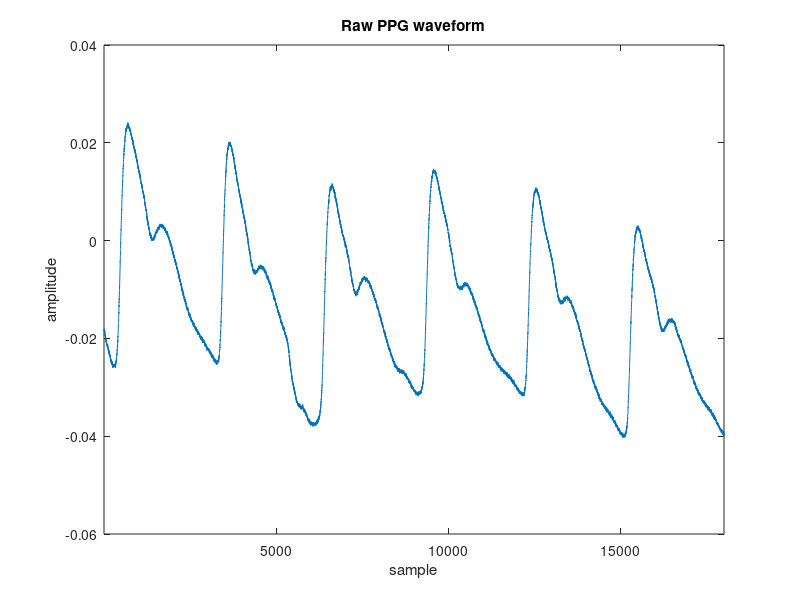

The MATLAB script that drew this image: (Note: this script raises an error after producing the figure.)
% this matlab code includes several different PPG filtering approaches.
% the code and idea are demonstrated in "Analysis: an optimal filter for
% short photoplethysmogram signals." Liang et al., 2018
clc; clear all; close all;

% read a ppg signal, this signal was collected by a optical PPG sensor from
% fingertip, the sampling rate is 4000Hz.
ppg = csvread('ppg_sample.csv');
fs = 4000; % sampling rate
figure; plot(ppg); xlim([1 length(ppg)]); title('Raw PPG waveform'); xlabel('sample'); ylabel('amplitude');

% as it can be observed this PPG signal is noisy, includes powerline noise,
% baseline wander...

% step1: remove powerline noise, design and apply a 60Hz notch filter to
% remove powerline noise.
d = designfilt('bandstopiir','FilterOrder',2, ...
               'HalfPowerFrequency1',59,'HalfPowerFrequency2',61, ...
               'DesignMethod','butter','SampleRate',fs);
ppg_60 = filtfilt(d,ppg);
figure; hold all; plot(ppg,'b'); plot(ppg_60,'r'); xlim([1 length(ppg)]); title('Raw PPG waveform & removed powerline noise'); xlabel('sample');
legend('raw signal','removed 60Hz');
% it can be observed that there were not too much powerline noise, as two
% signals are basically the same. But sometimes there will be very strong
% powerline noises (50/60Hz). So it is necessary to apply a notch filter
% before further denoising.

fn = fs/2; % Shannon sampling rate which is 1/2 sampling frequency

% just to clarify. In the following examples, the "order" decides the
% property of the filter, I will use order=4 for all examples. "fl" is the
% low cutoff frequency, "fh" is high cutoff frequency. As for ppg, I will
% use fl = 0.5Hz, fh = 10Hz.

% method 1: butterworth bandpass filter
% [A,B,C,D] = butter(order,[fl fh]/fn);
[a1,b1,c1,d1] = butter(4,[0.5 10]/fn);
[filter_sos1,g1] = ss2sos(a1,b1,c1,d1);
ppg_butter = filtfilt(filter_sos1,g1,ppg_60);

% method 2: Chebyshev type1 bandpass filter
% [A,B,C,D] = cheby1(order,0.1,[fl fh]/fn)
[a2,b2,c2,d2] = cheby1(4,0.1,[0.5 10]/fn);
[filter_sos2,g2] = ss2sos(a2,b2,c2,d2);
ppg_ch1 = filtfilt(filter_sos2,g2,ppg_60);

% method 3: Chebyshev type2 bandpass filter
% [A,B,C,D] = cheby2(order,20,[fl fh]/fn)
[a3,b3,c3,d3] = cheby2(4,20,[0.5 10]/fn);
[filter_sos3,g3] = ss2sos(a3,b3,c3,d3);
ppg_ch2 = filtfilt(filter_sos3,g3,ppg_60);

% method 4: Elliptic filter (ellip)
% [A,B,C,D] = ellip(order,0.1,30,[fl fh]/fn)
[a4,b4,c4,d4] = ellip(4,0.1,30,[0.5 10]/fn);
[filter_sos4,g4] = ss2sos(a4,b4,c4,d4);
ppg_elp = filtfilt(filter_sos4,g4,ppg_60);

% method 5: fir hamming
% d = fir1(order,[fl fh]/fn,'bandpass');
d1 = fir1(4,[0.5 10]/fn,'bandpass');
ppg_hm = filtfilt(d1,1,ppg_60);

% method 6: fir least square method
% d = designfilt('bandpassfir','FilterOrder',order,'StopbandFrequency1',fL-0.2,'PassbandFrequency1',fL,'PassbandFrequency2',fH,'StopbandFrequency2',fH+2,'DesignMethod','ls','SampleRate',sample_freq);
d2 = designfilt('bandpassfir','FilterOrder',2,'StopbandFrequency1',0.5-0.2,'PassbandFrequency1',0.5,...
               'PassbandFrequency2',10,'StopbandFrequency2',10+2,'DesignMethod','ls','SampleRate',fs);
ppg_ls = filtfilt(d2,ppg_60);

% method 7: signal smoothing
ppg_sm = smooth(ppg_60, 200); % smooth the signal with a 200 samples window

% method 8: median filter
ppg_md = medfilt1(ppg_60, 200); % median filter with a window size of 200 samples, this can be adjusted 

% method 9: wavelet method
ppg_wav = wden(ppg_60,'modwtsqtwolog','s','mln',4,'db2');

% visualize the results
figure; set(gcf,'Position',[100 100 2000 800]);
subplot(3,3,1); hold all; plot(ppg_60,'b'); plot(ppg_butter,'r'); xlim([1 length(ppg_60)]); 
legend('before filter','butterworth'); xlabel('samples'); ylabel('amplitude'); title('Butterworth bandpass');

subplot(3,3,2); hold all; plot(ppg_60,'b'); plot(ppg_ch1,'r'); xlim([1 length(ppg_60)]); 
legend('before filter','chebyshev type1'); xlabel('samples'); ylabel('amplitude'); title('Chebyshev type1 bandpass');

subplot(3,3,3); hold all; plot(ppg_60,'b'); plot(ppg_ch2,'r'); xlim([1 length(ppg_60)]); 
legend('before filter','chebyshev type2'); xlabel('samples'); ylabel('amplitude'); title('Chebyshev type2 bandpass');

subplot(3,3,4); hold all; plot(ppg_60,'b'); plot(ppg_elp,'r'); xlim([1 length(ppg_60)]); 
legend('before filter','Elliptic'); xlabel('samples'); ylabel('amplitude'); title('Elliptic bandpass');

subplot(3,3,5); hold all; plot(ppg_60,'b'); plot(ppg_hm,'r'); xlim([1 length(ppg_60)]); 
legend('before filter','FIR hamming'); xlabel('samples'); ylabel('amplitude'); title('FIR hamming bandpass');

subplot(3,3,6); hold all; plot(ppg_60,'b'); plot(ppg_ls,'r'); xlim([1 length(ppg_60)]); 
legend('before filter','FIR least square'); xlabel('samples'); ylabel('amplitude'); title('FIR least square bandpass');

subplot(3,3,7); hold all; plot(ppg_60,'b'); plot(ppg_sm,'r'); xlim([1 length(ppg_60)]); 
legend('before filter','smooth'); xlabel('samples'); ylabel('amplitude'); title('signal smoothing');

subplot(3,3,8); hold all; plot(ppg_60,'b'); plot(ppg_md,'r'); xlim([1 length(ppg_60)]); 
legend('before filter','median filter'); xlabel('samples'); ylabel('amplitude'); title('Median filter');

subplot(3,3,9); hold all; plot(ppg_60,'b'); plot(ppg_wav,'r'); xlim([1 length(ppg_60)]); 
legend('before filter','wavelet'); xlabel('samples'); ylabel('amplitude'); title('wavelet');
